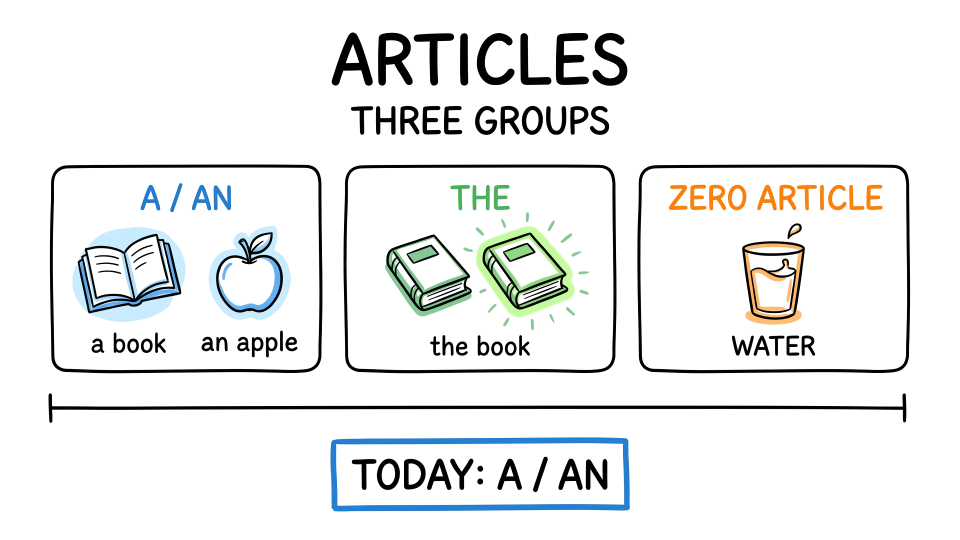
#> input picture assets/whiteboard/test_cases/test_case_10_articles/scene_01/scene_01.png, 1920 x 1080 px, found by its file name (shown at 1/2 size)
$ python generate_v2_comparison.py
#> lines starting #> are read from the running program, lines starting #| are printed output that depends on the picture
from pathlib import Path
from PIL import Image, ImageDraw, ImageFont, ImageFilter

REPO_ROOT = Path(__file__).resolve().parent.parent
BASE_IMG_PATH = REPO_ROOT / "projects/WB-TEST-CASE-10/images/scene_01.png"
OUTPUT_DIR = Path("/Users/nguyendangkhoa/.gemini/antigravity/brain/e545d7f6-54bd-4bab-b5ea-adab52c82053")

# Load base image with hand drawing
base_img = Image.open(BASE_IMG_PATH).convert("RGBA")

# 1. TEST OPTION 4 (WARM IVORY) AT 75% OPACITY VS OPTION 1 (DARK SLATE) AT 75% OPACITY
# Both using Fit-to-Content Capsule (Padding 44px) and larger, bolder typography!

fonts_config = [
    {
        "id": "be_vietnam_pro",
        "name": "Be Vietnam Pro Bold",
        "path": REPO_ROOT / "assets/fonts/BeVietnamPro-Bold.ttf",
        "tag": "ĐỀ XUẤT SỐ 1: BE VIETNAM PRO BOLD",
        "desc": "Font tối ưu tiếng Việt & Anh hàng đầu: X-height cao, nét đầm chắc, dấu thanh thoát tuyệt đối"
    },
    {
        "id": "lexend",
        "name": "Lexend Bold",
        "path": REPO_ROOT / "assets/fonts/Lexend-Bold.ttf",
        "tag": "ĐỀ XUẤT SỐ 2: LEXEND BOLD (GOOGLE EDUCATION)",
        "desc": "Font chuẩn giáo dục quốc tế của Google: Nghiên cứu giúp tăng tốc độ đọc hiểu cho học viên"
    },
    {
        "id": "montserrat",
        "name": "Montserrat Bold",
        "path": REPO_ROOT / "assets/fonts/Montserrat-Bold.ttf",
        "tag": "ĐỀ XUẤT SỐ 3: MONTSERRAT BOLD",
        "desc": "Hình học hiện đại, chữ cứng cáp, phong cách tài liệu giáo dục phương Tây"
    },
    {
        "id": "quicksand",
        "name": "Quicksand Bold",
        "path": REPO_ROOT / "assets/fonts/Quicksand-Bold.ttf",
        "tag": "ĐỀ XUẤT SỐ 4: QUICKSAND BOLD",
        "desc": "Đầu nét bo tròn mềm mại, đồng điệu tự nhiên với nét vẽ tay hoạt họa bảng trắng"
    }
]

# We will create:
# 1) Image: "showcase_fit_and_opacity_75.png" (comparing Option 1 at 75% vs Option 4 at 75% on actual video scene)
# 2) Image: "showcase_font_options_large.png" (comparing the 4 fonts at larger size with fit-to-content)

sample_text = "A/AN chỉ vật chung chung, THE chỉ vật cụ thể, và water không cần mạo từ."

# Function to render a scene overlay with hand visible behind
def render_scene_overlay(theme, font_path, font_size, text, output_file):
#> called with font_size = 44
    canvas = base_img.copy()
    overlay = Image.new("RGBA", (1920, 1080), (0, 0, 0, 0))
#> overlay: PIL image 1920x1080 RGBA; every value is 0
    odraw = ImageDraw.Draw(overlay)

    font = ImageFont.truetype(str(font_path), font_size)
    tag_font = ImageFont.truetype(str(REPO_ROOT / "assets/fonts/BeVietnamPro-Bold.ttf"), 22)

    bbox = font.getbbox(text)
    tw = bbox[2] - bbox[0]
    th = bbox[3] - bbox[1]

    # FIT TO CONTENT CAPSULE:
    # Padding left/right = 48px, Padding top/bottom = 18px
    pad_x = 48
    pad_y = 18
    cw = tw + pad_x * 2
    ch = th + pad_y * 2
    cx1 = (1920 - cw) // 2
    cy1 = 980 - ch // 2
    cx2 = cx1 + cw
    cy2 = cy1 + ch
    cr = 22

    # Shadow
    odraw.rounded_rectangle([cx1, cy1 + 4, cx2, cy2 + 4], radius=cr, fill=(0, 0, 0, 30))

    # Capsule Background with Opacity
    odraw.rounded_rectangle(
        [cx1, cy1, cx2, cy2],
        radius=cr,
        fill=theme["bg_color"],
        outline=theme["border_color"],
        width=int(theme.get("border_width", 2))
    )

    # Draw text centered inside capsule
    tx = (1920 - tw) // 2
    ty = cy1 + (ch - th) // 2 - 3

    # Render words with accent color
    words = text.split(" ")
    curr_x = tx
    for wd in words:
        wb = font.getbbox(wd + " ")
        ww = wb[2] - wb[0]
        clean_wd = wd.strip(".,;:?!")
        col = theme["accent_color"] if clean_wd in ["A/AN", "THE", "water"] else theme["text_color"]
        odraw.text((curr_x, ty), wd + " ", font=font, fill=col)
        curr_x += ww
#> this loop made 16 passes
#> col on passes 1 to 12: (245, 166, 35), (255, 255, 255), (255, 255, 255), (255, 255, 255), (255, 255, 255), (245, 166, 35), (255, 255, 255), (255, 255, 255), (255, 255, 255), (255, 255, 255), (255, 255, 255), (245, 166, 35)
#> after the loop, curr_x = 1798

    # Top info badge
    tag_text = f"{theme['tag']} | Font: {font_path.stem} ({font_size}pt) | Width: {cw}px (FIT CONTENT)"
    tb = tag_font.getbbox(tag_text)
#> tb = (0, 4, 1151, 26)
    odraw.rounded_rectangle([40, 40, 60 + (tb[2]-tb[0]), 80], radius=8, fill=(15, 23, 42, 230))
    odraw.text((50, 48), tag_text, font=tag_font, fill=(255, 255, 255))

    final_img = Image.alpha_composite(canvas, overlay)
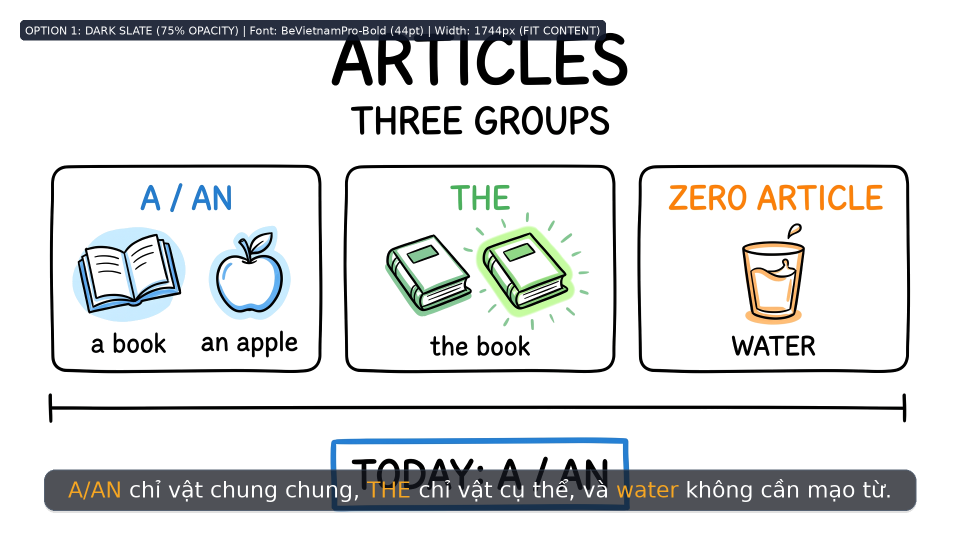
#> final_img: PIL image 1920x1080 RGBA (shown at 1/2 size); mean R, G, B, A 221.6, 222.9, 222.8, 255
    final_img.convert("RGB").save(output_file, quality=95)
    print(f"Saved: {output_file.name}")

# Theme Option 1 (75% Opacity Dark Slate)
theme_opt1_75 = {
    "tag": "OPTION 1: DARK SLATE (75% OPACITY)",
    "bg_color": (20, 23, 31, 191),        # 75% of 255 = 191
    "border_color": (51, 65, 85, 210),
    "border_width": 2,
    "text_color": (255, 255, 255),
    "accent_color": (245, 166, 35)
}

# Theme Option 4 (75% Opacity Warm Ivory)
theme_opt4_75 = {
    "tag": "OPTION 4: WARM IVORY (75% OPACITY)",
    "bg_color": (254, 243, 199, 191),     # Amber-100 with 75% opacity
    "border_color": (252, 211, 77, 230),   # Amber-300
    "border_width": 2,
    "text_color": (41, 37, 36),            # Stone-900
    "accent_color": (234, 88, 12)          # Terracotta
}

# Render Option 1 (75%) with Be Vietnam Pro
render_scene_overlay(
    theme_opt1_75,
    REPO_ROOT / "assets/fonts/BeVietnamPro-Bold.ttf",
    44,
    sample_text,
    OUTPUT_DIR / "preview_opt1_dark_slate_75_fit.png"
)

# Render Option 4 (75%) with Be Vietnam Pro
render_scene_overlay(
    theme_opt4_75,
    REPO_ROOT / "assets/fonts/BeVietnamPro-Bold.ttf",
    44,
    sample_text,
    OUTPUT_DIR / "preview_opt4_warm_ivory_75_fit.png"
)
#> call 2 of render_scene_overlay, with font_size = 44
#> the loop in render_scene_overlay (call 2), `for wd in words:` made 16 passes
#> col on passes 1 to 12: (234, 88, 12), (41, 37, 36), (41, 37, 36), (41, 37, 36), (41, 37, 36), (234, 88, 12), (41, 37, 36), (41, 37, 36), (41, 37, 36), (41, 37, 36), (41, 37, 36), (234, 88, 12)
#> after the loop in render_scene_overlay (call 2), `for wd in words:`: curr_x = 1798
#> in render_scene_overlay (call 2), `tb = tag_font.getbbox(tag_text)`: tb = (0, 4, 1158, 26)
#> in render_scene_overlay (call 2), `final_img = Image.alpha_composite(canvas, overlay)`:
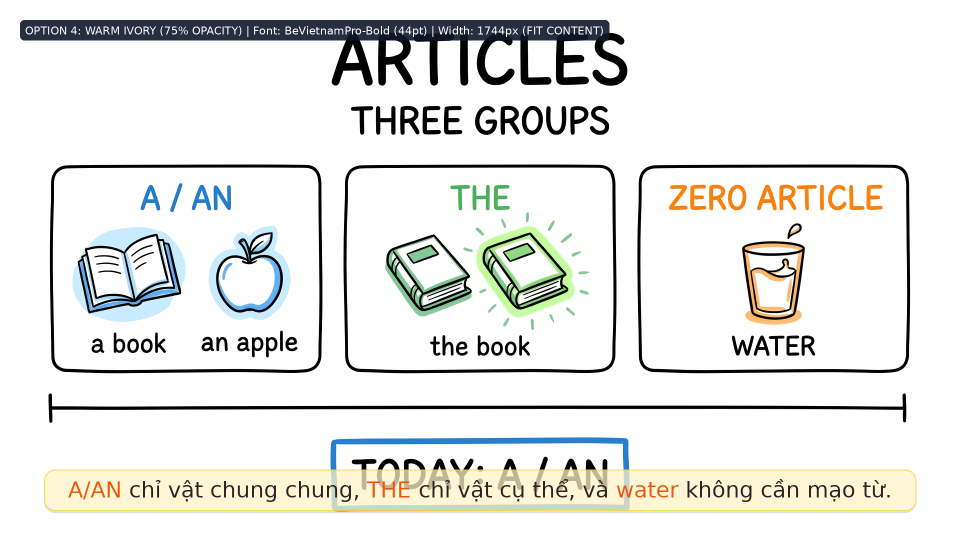
#> final_img: PIL image 1920x1080 RGBA (shown at 1/2 size); mean R, G, B, A 231.6, 232, 229.2, 255

# Render with Lexend Bold
render_scene_overlay(
    theme_opt1_75,
    REPO_ROOT / "assets/fonts/Lexend-Bold.ttf",
    44,
    sample_text,
    OUTPUT_DIR / "preview_opt1_lexend_75_fit.png"
)
#> call 3 of render_scene_overlay, with font_size = 44
#> the loop in render_scene_overlay (call 3), `for wd in words:` made 16 passes
#> after the loop in render_scene_overlay (call 3), `for wd in words:`: curr_x = 1798
#> in render_scene_overlay (call 3), `tb = tag_font.getbbox(tag_text)`: tb = (0, 4, 1074, 26)
#> in render_scene_overlay (call 3), `final_img.convert("RGB").save(output_file, quality=95)`:
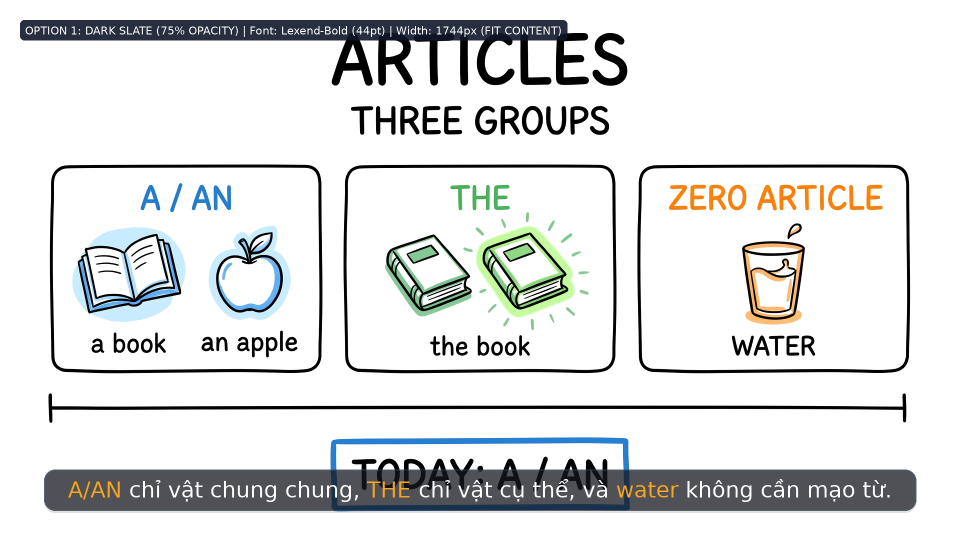
#> saved as preview_opt1_lexend_75_fit.png: PIL image 1920x1080 RGB (shown at 1/2 size); mean R, G, B 221.8, 223.1, 223

# Render with Quicksand Bold
render_scene_overlay(
    theme_opt1_75,
    REPO_ROOT / "assets/fonts/Quicksand-Bold.ttf",
    46,
    sample_text,
    OUTPUT_DIR / "preview_opt1_quicksand_75_fit.png"
)
#> call 4 of render_scene_overlay, with font_size = 46
#> the loop in render_scene_overlay (call 4), `for wd in words:` made 16 passes
#> after the loop in render_scene_overlay (call 4), `for wd in words:`: curr_x = 1836
#> in render_scene_overlay (call 4), `tb = tag_font.getbbox(tag_text)`: tb = (0, 4, 1110, 26)
#> in render_scene_overlay (call 4), `final_img = Image.alpha_composite(canvas, overlay)`:
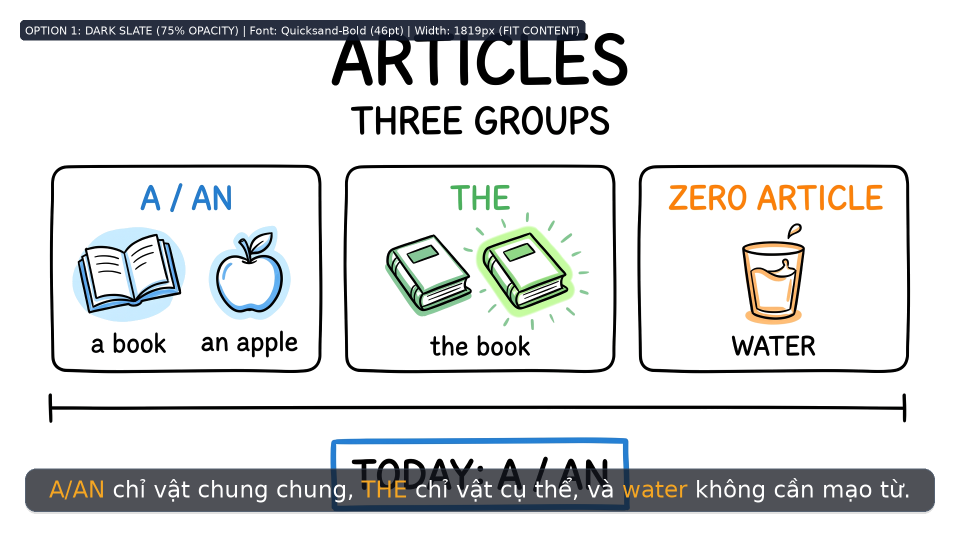
#> final_img: PIL image 1920x1080 RGBA (shown at 1/2 size); mean R, G, B, A 220.7, 222.1, 222, 255

# Render with Montserrat Bold
render_scene_overlay(
    theme_opt1_75,
    REPO_ROOT / "assets/fonts/Montserrat-Bold.ttf",
    42,
    sample_text,
    OUTPUT_DIR / "preview_opt1_montserrat_75_fit.png"
)
#> the loop in render_scene_overlay (call 5), `for wd in words:` made 16 passes
#> after the loop in render_scene_overlay (call 5), `for wd in words:`: curr_x = 1760
#> in render_scene_overlay (call 5), `tb = tag_font.getbbox(tag_text)`: tb = (0, 4, 1115, 26)
#> in render_scene_overlay (call 5), `final_img = Image.alpha_composite(canvas, overlay)`:
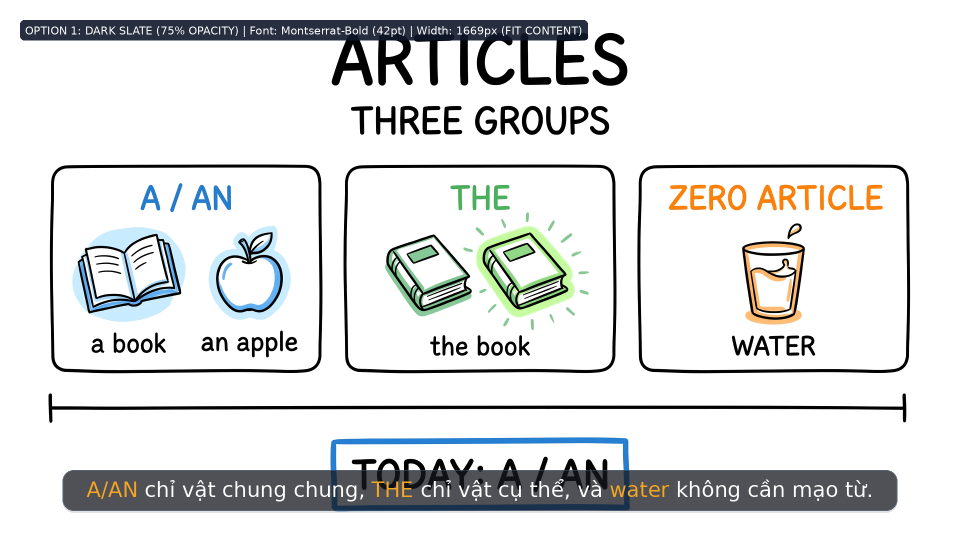
#> final_img: PIL image 1920x1080 RGBA (shown at 1/2 size); mean R, G, B, A 222.2, 223.6, 223.5, 255

print("All single scene renders generated.")
